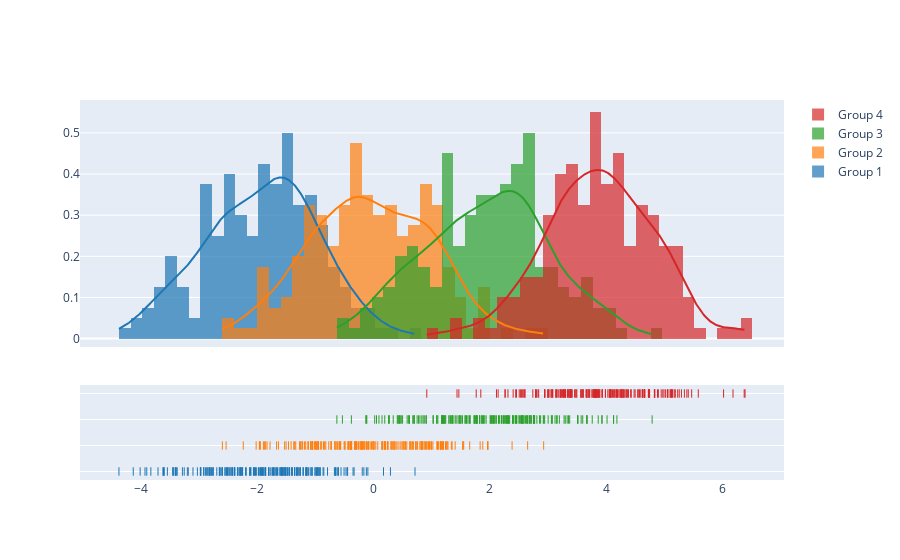

Notebook cell for this chart:
### Code cell
import plotly.figure_factory as ff

# Add histogram data
x1 = np.random.randn(200) - 2
x2 = np.random.randn(200)
x3 = np.random.randn(200) + 2
x4 = np.random.randn(200) + 4

# Group data together
hist_data = [x1, x2, x3, x4]

group_labels = ['Group 1', 'Group 2', 'Group 3', 'Group 4']

# Create distplot with custom bin_size
fig = ff.create_distplot(hist_data, group_labels, bin_size=.2)
fig.show()

### Figure 1 — Plotly figure (JSON) as saved in the notebook; plotly's stock layout.template omitted (floating-point values rounded to 4 significant figures; data arrays with more than 128 entries replaced by an {"elided": "..."} marker saying what was removed)
{"data": [{"autobinx": false, "histnorm": "probability density", "legendgroup": "Group 1", "marker": {"color": "rgb(31, 119, 180)"}, "name": "Group 1", "opacity": 0.7, "type": "histogram", "x": {"elided": "200 float values"}, "xaxis": "x", "xbins": {"end": 0.7106, "size": 0.2, "start": -4.383}, "yaxis": "y"}, {"autobinx": false, "histnorm": "probability density", "legendgroup": "Group 2", "marker": {"color": "rgb(255, 127, 14)"}, "name": "Group 2", "opacity": 0.7, "type": "histogram", "x": {"elided": "200 float values"}, "xaxis": "x", "xbins": {"end": 2.924, "size": 0.2, "start": -2.604}, "yaxis": "y"}, {"autobinx": false, "histnorm": "probability density", "legendgroup": "Group 3", "marker": {"color": "rgb(44, 160, 44)"}, "name": "Group 3", "opacity": 0.7, "type": "histogram", "x": {"elided": "200 float values"}, "xaxis": "x", "xbins": {"end": 4.791, "size": 0.2, "start": -0.6333}, "yaxis": "y"}, {"autobinx": false, "histnorm": "probability density", "legendgroup": "Group 4", "marker": {"color": "rgb(214, 39, 40)"}, "name": "Group 4", "opacity": 0.7, "type": "histogram", "x": {"elided": "200 float values"}, "xaxis": "x", "xbins": {"end": 6.39, "size": 0.2, "start": 0.9135}, "yaxis": "y"}, {"legendgroup": "Group 1", "marker": {"color": "rgb(31, 119, 180)"}, "mode": "lines", "name": "Group 1", "showlegend": false, "type": "scatter", "x": {"elided": "500 float values"}, "xaxis": "x", "y": {"elided": "500 float values"}, "yaxis": "y"}, {"legendgroup": "Group 2", "marker": {"color": "rgb(255, 127, 14)"}, "mode": "lines", "name": "Group 2", "showlegend": false, "type": "scatter", "x": {"elided": "500 float values"}, "xaxis": "x", "y": {"elided": "500 float values"}, "yaxis": "y"}, {"legendgroup": "Group 3", "marker": {"color": "rgb(44, 160, 44)"}, "mode": "lines", "name": "Group 3", "showlegend": false, "type": "scatter", "x": {"elided": "500 float values"}, "xaxis": "x", "y": {"elided": "500 float values"}, "yaxis": "y"}, {"legendgroup": "Group 4", "marker": {"color": "rgb(214, 39, 40)"}, "mode": "lines", "name": "Group 4", "showlegend": false, "type": "scatter", "x": {"elided": "500 float values"}, "xaxis": "x", "y": {"elided": "500 float values"}, "yaxis": "y"}, {"legendgroup": "Group 1", "marker": {"color": "rgb(31, 119, 180)", "symbol": "line-ns-open"}, "mode": "markers", "name": "Group 1", "showlegend": false, "type": "scatter", "x": {"elided": "200 float values"}, "xaxis": "x", "y": {"elided": "200 str values"}, "yaxis": "y2"}, {"legendgroup": "Group 2", "marker": {"color": "rgb(255, 127, 14)", "symbol": "line-ns-open"}, "mode": "markers", "name": "Group 2", "showlegend": false, "type": "scatter", "x": {"elided": "200 float values"}, "xaxis": "x", "y": {"elided": "200 str values"}, "yaxis": "y2"}, {"legendgroup": "Group 3", "marker": {"color": "rgb(44, 160, 44)", "symbol": "line-ns-open"}, "mode": "markers", "name": "Group 3", "showlegend": false, "type": "scatter", "x": {"elided": "200 float values"}, "xaxis": "x", "y": {"elided": "200 str values"}, "yaxis": "y2"}, {"legendgroup": "Group 4", "marker": {"color": "rgb(214, 39, 40)", "symbol": "line-ns-open"}, "mode": "markers", "name": "Group 4", "showlegend": false, "type": "scatter", "x": {"elided": "200 float values"}, "xaxis": "x", "y": {"elided": "200 str values"}, "yaxis": "y2"}], "layout": {"barmode": "overlay", "hovermode": "closest", "legend": {"traceorder": "reversed"}, "xaxis": {"anchor": "y2", "domain": [0.0, 1.0], "zeroline": false}, "yaxis": {"anchor": "free", "domain": [0.35, 1], "position": 0.0}, "yaxis2": {"anchor": "x", "domain": [0, 0.25], "dtick": 1, "showticklabels": false}}}
